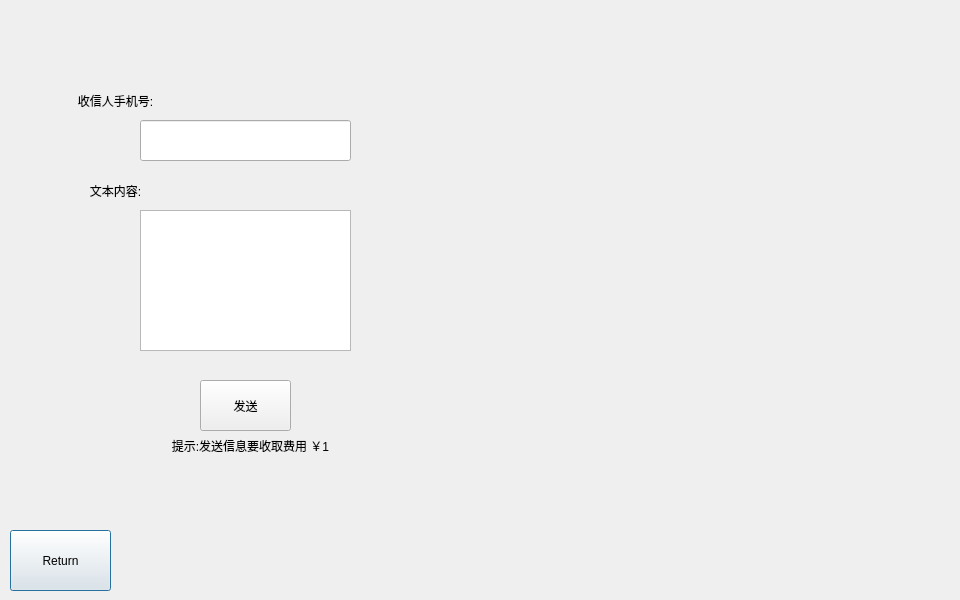
<?xml version="1.0" encoding="UTF-8"?>
<ui version="4.0">
 <class>SendText</class>
 <widget class="QDialog" name="SendText">
  <property name="geometry">
   <rect>
    <x>0</x>
    <y>0</y>
    <width>960</width>
    <height>600</height>
   </rect>
  </property>
  <property name="windowTitle">
   <string>Dialog</string>
  </property>
  <widget class="QPushButton" name="Return2">
   <property name="geometry">
    <rect>
     <x>10</x>
     <y>530</y>
     <width>101</width>
     <height>61</height>
    </rect>
   </property>
   <property name="text">
    <string>Return</string>
   </property>
  </widget>
  <widget class="QLineEdit" name="t1LineEdit">
   <property name="geometry">
    <rect>
     <x>140</x>
     <y>120</y>
     <width>211</width>
     <height>41</height>
    </rect>
   </property>
   <property name="alignment">
    <set>Qt::AlignCenter</set>
   </property>
  </widget>
  <widget class="QPlainTextEdit" name="t2PlainTextEdit">
   <property name="geometry">
    <rect>
     <x>140</x>
     <y>210</y>
     <width>211</width>
     <height>141</height>
    </rect>
   </property>
   <property name="plainText">
    <string/>
   </property>
   <property name="placeholderText">
    <string>请输入信息...</string>
   </property>
  </widget>
  <widget class="QPushButton" name="sendtextBtn">
   <property name="geometry">
    <rect>
     <x>200</x>
     <y>380</y>
     <width>91</width>
     <height>51</height>
    </rect>
   </property>
   <property name="text">
    <string>发送</string>
   </property>
  </widget>
  <widget class="QLabel" name="t1Label">
   <property name="geometry">
    <rect>
     <x>40</x>
     <y>80</y>
     <width>151</width>
     <height>41</height>
    </rect>
   </property>
   <property name="text">
    <string>收信人手机号:</string>
   </property>
   <property name="alignment">
    <set>Qt::AlignCenter</set>
   </property>
  </widget>
  <widget class="QLabel" name="t2Label">
   <property name="geometry">
    <rect>
     <x>40</x>
     <y>170</y>
     <width>151</width>
     <height>41</height>
    </rect>
   </property>
   <property name="text">
    <string>文本内容:</string>
   </property>
   <property name="alignment">
    <set>Qt::AlignCenter</set>
   </property>
  </widget>
  <widget class="QLabel" name="t3Label">
   <property name="geometry">
    <rect>
     <x>40</x>
     <y>430</y>
     <width>421</width>
     <height>31</height>
    </rect>
   </property>
   <property name="text">
    <string>提示:发送信息要收取费用 ￥1</string>
   </property>
   <property name="alignment">
    <set>Qt::AlignCenter</set>
   </property>
  </widget>
 </widget>
 <resources/>
 <connections/>
</ui>
